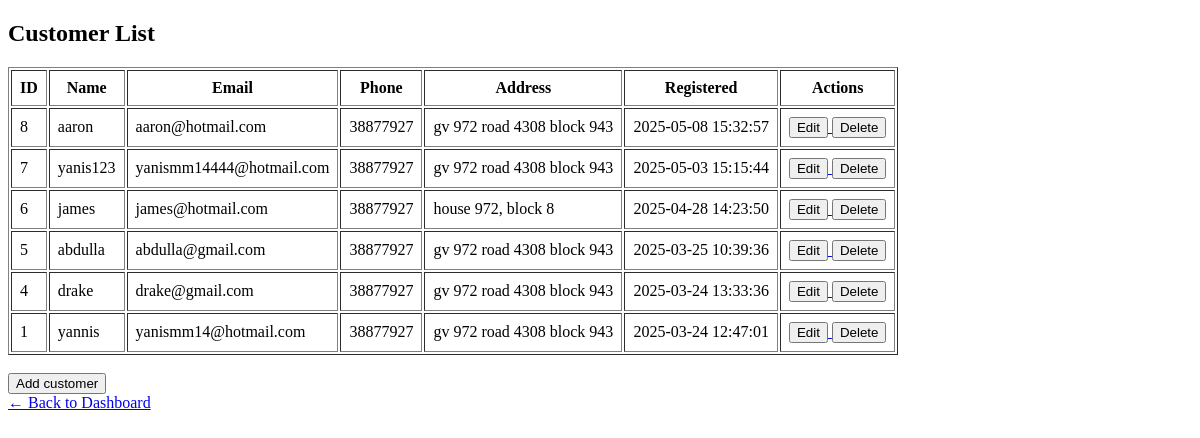
/app/customers.php, run on an earlier commit of the app's database.
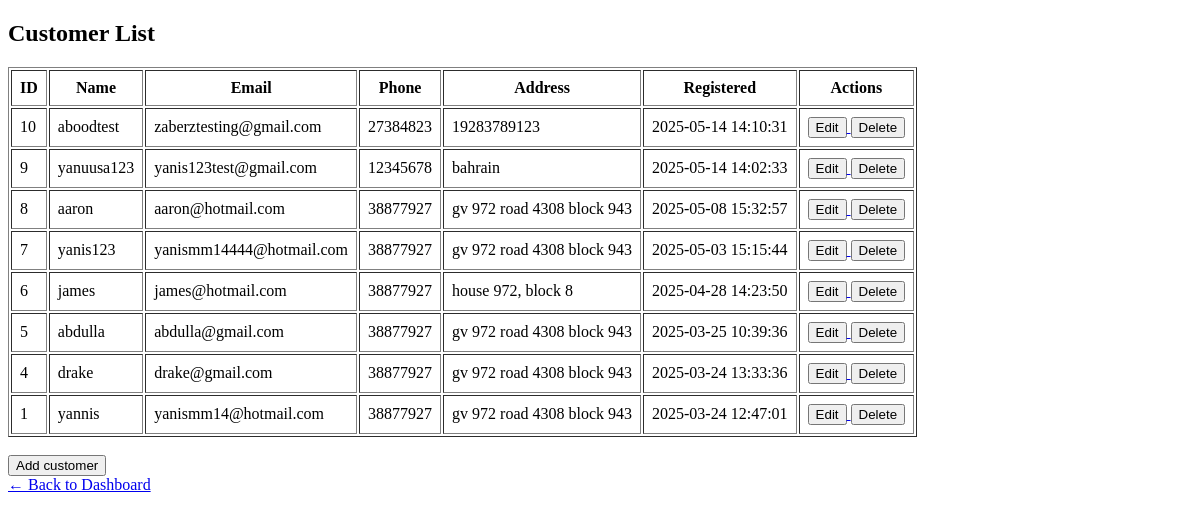
And on a later commit of the database.
### tables this page shows
CREATE TABLE `customer` (
  `customer_id` int NOT NULL AUTO_INCREMENT,
  `username` varchar(100) NOT NULL,
  `email` varchar(100) NOT NULL,
  `password_hash` varchar(100) NOT NULL,
  `phone` varchar(20) DEFAULT NULL,
  `address` text,
  `created_at` timestamp NOT NULL DEFAULT CURRENT_TIMESTAMP,
  `updated_at` timestamp NOT NULL DEFAULT CURRENT_TIMESTAMP ON UPDATE CURRENT_TIMESTAMP,
  PRIMARY KEY (`customer_id`),
  UNIQUE KEY `email` (`email`)
);

### app/customers.php (the view, shortened to what this page needs)
<?php
$host = "db";
$dbname = "RestaurantDB";
$username = "root";
$password = "rootpass";
try {
    $pdo = new PDO("mysql:host=$host;dbname=$dbname", $username, $password);
    $pdo->setAttribute(PDO::ATTR_ERRMODE, PDO::ERRMODE_EXCEPTION);
} catch (PDOException $e) {
    die("Connection failed: " . $e->getMessage());
}
$customers = $pdo->query("SELECT * FROM customer ORDER BY created_at DESC")->fetchAll(PDO::FETCH_ASSOC);
?>
<!DOCTYPE html>
<html lang="en">
<head>
</head>
<body>
    <h2>Customer List</h2>
    <table border="1" cellpadding="8">
        <tr>
            <th>ID</th>
            <th>Name</th>
            <th>Email</th>
            <th>Phone</th>
            <th>Address</th>
            <th>Registered</th>
            <th>Actions</th>
        </tr>
        <?php foreach ($customers as $customer): ?>
        <tr>
            <td><?= $customer['customer_id'] ?></td>
            <td><?= htmlspecialchars($customer['username']) ?></td>
            <td><?= htmlspecialchars($customer['email']) ?></td>
            <td><?= htmlspecialchars($customer['phone']) ?></td>
            <td><?= htmlspecialchars($customer['address']) ?></td>
            <td><?= $customer['created_at'] ?></td>
            <td>
                <a href="edit_customer.php?customer_id=<?= $customer['customer_id'] ?>">
                    <button>Edit</button>
                </a>
                <form method="POST" style="display:inline;" onsubmit="return confirm('Are you sure you want to delete this customer?');">
                    <button type="submit">Delete</button>
                </form>
            </td>
        </tr>
        <?php endforeach; ?>
    </table>
    <br>
    <form action="add_customer.php" method="get" style="display:inline;">
        <button type="submit">Add customer</button>
    </form>
    <br>
    <a href="dashboard.php">← Back to Dashboard</a>
</body>
</html>

What changed in the data, as far as the page shows it:
added customer: customer_id "10", username "aboodtest", email "zaberztesting@gmail.com", phone "27384823", address "19283789123", created_at "2025-05-14 14:10:31"
added customer: customer_id "9", username "yanuusa123", email "yanis123test@gmail.com", phone "12345678", address "bahrain", created_at "2025-05-14 14:02:33"
